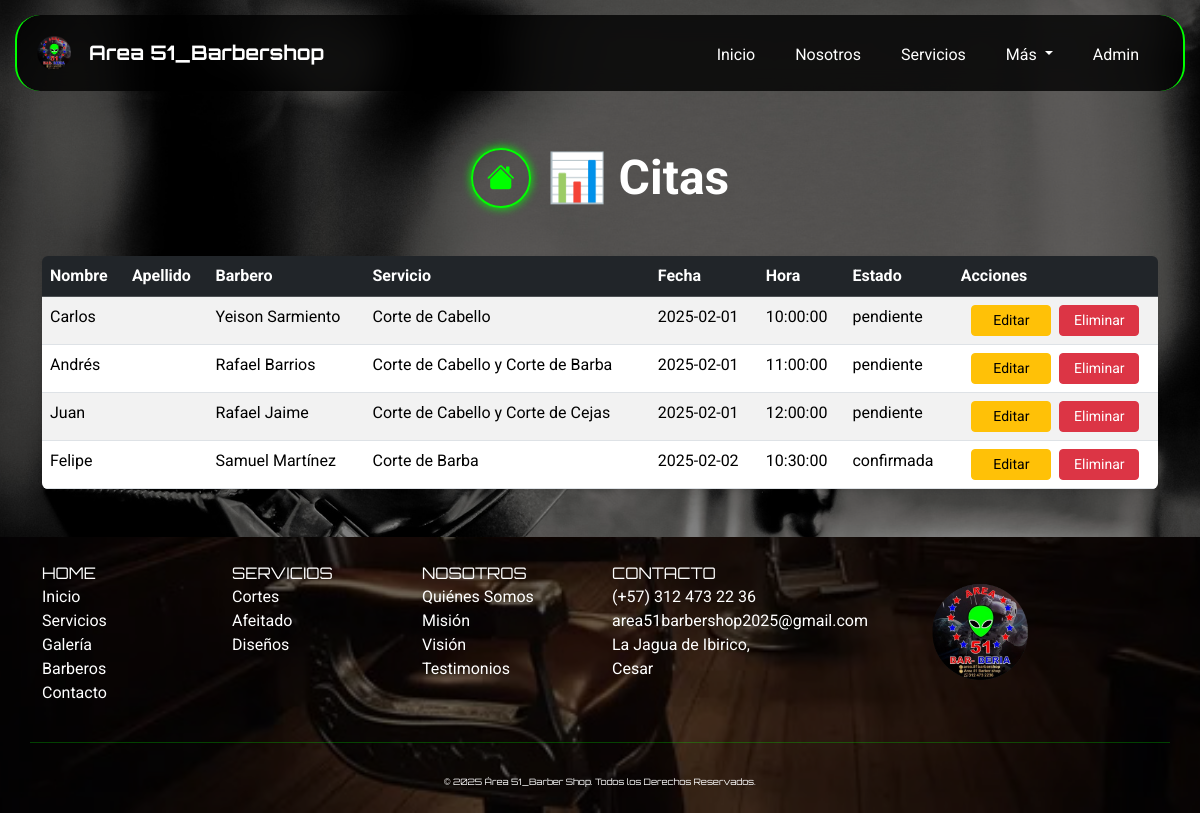
Screenshot of /index.php?page=citas (signed in) with the database file from the repository.
### tables this page shows
CREATE TABLE `citas` (
  `id_cita` INT(11) NOT NULL AUTO_INCREMENT,
  `id_cliente` INT(11) NOT NULL,
  `id_barbero` INT(11) NOT NULL,
  `id_servicio` INT(11) NOT NULL,
  `fecha_cita` DATE NOT NULL,
  `hora_cita` TIME NOT NULL,
  `estado` ENUM('pendiente','confirmada','cancelada','realizada') DEFAULT 'pendiente',
  `fecha_creacion` TIMESTAMP NOT NULL DEFAULT CURRENT_TIMESTAMP,
  PRIMARY KEY (`id_cita`)
);

CREATE TABLE `clientes` (
  `id_cliente` INT(11) NOT NULL AUTO_INCREMENT,
  `nombre` VARCHAR(100) NOT NULL,
  `apellido` VARCHAR(100) NOT NULL,
  `telefono` VARCHAR(20) DEFAULT NULL,
  `correo` VARCHAR(150) DEFAULT NULL,
  `fecha_registro` TIMESTAMP NOT NULL DEFAULT CURRENT_TIMESTAMP,
  PRIMARY KEY (`id_cliente`)
);

CREATE TABLE `barberos` (
  `id_barbero` INT(11) NOT NULL AUTO_INCREMENT,
  `img_barberos` VARCHAR(255) DEFAULT NULL,
  `nombre` VARCHAR(100) NOT NULL,
  `especialidad` VARCHAR(500) NOT NULL,
  `telefono` VARCHAR(20) DEFAULT NULL,
  `fecha_contratacion` DATE DEFAULT NULL,
  PRIMARY KEY (`id_barbero`)
);

CREATE TABLE `servicios` (
  `id_servicio` INT(11) NOT NULL AUTO_INCREMENT,
  `img_servicio` VARCHAR(255) DEFAULT NULL,
  `nombre` VARCHAR(100) NOT NULL,
  `descripcion` TEXT DEFAULT NULL,
  `precio` DECIMAL(10,2) DEFAULT NULL,
  `observacion` VARCHAR(255) DEFAULT NULL,
  PRIMARY KEY (`id_servicio`)
);

### app/controllers/CitasController.php (called while the page is built, shortened)
<?php
require_once __DIR__ . '/../models/Cita.php';
class CitasController {
    private $citaModel;
    public function __construct($db) {
        $this->citaModel = new Cita($db);
    }
    public function index() {
        $citas = $this->citaModel->obtenerTodas();
        require __DIR__ . '/../views/citas/citas.php';
    }
}

### app/models/Cita.php (called while the page is built, shortened)
<?php
class Cita {
    private $db;
    public function __construct($db) {
        $this->db = $db;
    }
    public function obtenerTodas() {
        $sql = "SELECT c.id_cita, c.id_cliente, cl.nombre AS nombre_cliente,
                       c.id_barbero, b.nombre AS nombre_barbero,
                       c.id_servicio, s.nombre AS nombre_servicio,
                       c.fecha_cita, c.hora_cita, c.estado
                FROM citas c
                INNER JOIN clientes cl ON c.id_cliente = cl.id_cliente
                INNER JOIN barberos b ON c.id_barbero = b.id_barbero
                INNER JOIN servicios s ON c.id_servicio = s.id_servicio
                ORDER BY c.fecha_cita, c.hora_cita";
        $stmt = $this->db->prepare($sql);
        $stmt->execute();
        return $stmt->fetchAll(PDO::FETCH_ASSOC);
    }
}

### app/views/citas/citas.php (the view, shortened to what this page needs)
<body>
    <div class="container py-5">
        <div class="d-flex flex-column flex-md-row align-items-center justify-content-center gap-3 mb-5 text-center text-md-start" style="margin-top:100px;">
            <a href="index.php?page=panel" class="btn btn-neon d-flex justify-content-center align-items-center rounded-circle mb-3 mb-md-0" style="width: 60px; height: 60px;"> <i class="bi bi-house-fill fs-3"></i>
            </a> <h1 class="fw-bold display-5 text-white mb-0">📊 Citas</h1>
        </div>
        <div class="table-wrapper rounded shadow-sm" style="max-height:500px; overflow-y:auto;">
                <table class="table table-striped table-hover mb-0">
                    <thead class="table-dark">
                        <tr style="position: sticky; top: 0; z-index: 1;">
                            <th>Nombre</th>
                            <th>Apellido</th>
                            <th>Barbero</th>
                            <th>Servicio</th>
                            <th>Fecha</th>
                            <th>Hora</th>
                            <th>Estado</th>
                            <th>Acciones</th>
                        </tr>
                    </thead>
                    <tbody>
                        <?php if (!empty($citas)): ?>
                            <?php foreach ($citas as $cita): ?>
                                <tr>
                                    <td><?= htmlspecialchars($cita['nombre_cliente'] ?? '') ?></td>
                                    <td><?= htmlspecialchars($cita['apellido_cliente'] ?? '') ?></td>
                                    <td><?= htmlspecialchars($cita['nombre_barbero'] ?? '') ?></td>
                                    <td><?= htmlspecialchars($cita['nombre_servicio'] ?? '') ?></td>
                                    <td><?= htmlspecialchars($cita['fecha_cita'] ?? '') ?></td>
                                    <td><?= htmlspecialchars($cita['hora_cita'] ?? '') ?></td>
                                    <td><?= htmlspecialchars($cita['estado'] ?? '') ?></td>
                                    <td>
                                        <div class="d-flex justify-content-center gap-2">
                                            <a href="index.php?page=editar_cita&id=<?= $cita['id_cita'] ?>" class="btn btn-warning btn-sm" style="width: 80px;">Editar</a>
                                            <a href="index.php?page=eliminar_cita&id=<?= $cita['id_cita'] ?>" class="btn btn-danger btn-sm" style="width: 80px;" onclick="return confirm('¿Seguro que quieres eliminar esta cita?')">Eliminar</a>
                                        </div>
                                    </td>
                                </tr>
                            <?php endforeach; ?>
                        <?php else: ?>
                            <tr>
                                <td colspan="8" class="text-center">No hay citas registradas</td>
                            </tr>
                        <?php endif; ?>
                    </tbody>
                </table>
            </div>
        </div>
<main>

### app/views/plantillas/header.php (shortened to what this page needs)
<!DOCTYPE html>
<html lang="es">
<head>
    <link href="https://cdn.jsdelivr.net/npm/bootstrap@5.3.3/dist/css/bootstrap.min.css" rel="stylesheet">
    <link rel="stylesheet" href="https://cdnjs.cloudflare.com/ajax/libs/font-awesome/6.0.0-beta3/css/all.min.css">
    <link rel="stylesheet" href="https://cdn.jsdelivr.net/npm/bootstrap-icons@1.11.1/font/bootstrap-icons.css">
    <link rel="stylesheet" href="public/css/style.css">
</head>
<body>
    <nav class="navbar navbar-expand-lg bg-body-tertiary fixed-top" style="margin: 15px;border-radius: 25px;
        border-inline: 2px solid #00ff00;">
        <div class="container-fluid">
            <a class="navbar-brand">
                <img src="public/img/logo.png" alt="Logo Área51_Barbería" class="img-fluid text-white" style="height: 50px;width: 50px;">
                <strong class="text-white">Area 51_Barbershop</strong>
            </a>
            <div class="collapse navbar-collapse" id="navbarNavDropdown">
                <ul class="navbar-nav ms-auto">
                    <li class="nav-item me-4">
                        <a class="nav-link text-white" href="index.php?page=home#inicio">Inicio</a>
                    </li>
                    <li class="nav-item me-4">
                        <a class="nav-link text-white" href="index.php?page=home#nosotros">Nosotros</a>
                    </li>
                    <li class="nav-item me-4">
                        <a class="nav-link text-white" href="index.php?page=home#servicios">Servicios</a>
                    </li>
                    <li class="nav-item dropdown me-4">
                        <a class="nav-link dropdown-toggle text-white" role="button" data-bs-toggle="dropdown"
                            aria-expanded="false">
                            Más
                        </a>
                    </li>
                    <li class="nav-item me-4">
                        <a class="nav-link text-white" href="index.php?page=login">Admin</a>
                    </li>
                </ul>
            </div>
        </div>
    </nav>
<main>

### index.php (shortened to what this page needs)
<?php
require_once __DIR__ . '/config/database.php';
require_once __DIR__ . '/app/models/Cita.php';
require_once __DIR__ . '/app/models/Dashboard.php';
require_once __DIR__ . '/app/controllers/CitasController.php';
require_once __DIR__ . '/app/controllers/ServicioController.php';
$citasController = new CitasController($db);
$page = $_GET['page'] ?? 'home';
include __DIR__ . '/app/views/plantillas/header.php';
switch ($page) {
    case 'citas':
        $citasController->index();
        break;
}
include __DIR__ . '/app/views/plantillas/footer.php';

### app/views/plantillas/footer.php (shortened to what this page needs)
    <footer class="py-4 footer" style=" color: white;">
        <div class="container">
            <div class="row text-center text-md-start">
                <div class="col-md-2 mb-3">
                    <p class="navbar-brand mb-0">HOME</p>
                    <ul class="list-unstyled">
                        <li><a href="index.php?page=home#inicio" style="color: white; text-decoration: none;">Inicio</a></li>
                        <li><a href="index.php?page=home#servicios" style="color: white; text-decoration: none;">Servicios</a></li>
                        <li><a href="index.php?page=home#galeria" style="color: white; text-decoration: none;">Galería</a></li>
                        <li><a href="index.php?page=home#barberos" style="color: white; text-decoration: none;">Barberos</a></li>
                        <li><a href="index.php?page=home#contacto" style="color: white; text-decoration: none;">Contacto</a></li>
                    </ul>
                </div>
                <div class="col-md-2 mb-3">
                    <p class="navbar-brand mb-0">SERVICIOS</p>
                    <ul class="list-unstyled">
                        <li><a href="index.php?page=home#servicios" style="color: white; text-decoration: none;">Cortes</a></li>
                        <li><a href="index.php?page=home#servicios" style="color: white; text-decoration: none;">Afeitado</a></li>
                        <li><a href="index.php?page=home#servicios" style="color: white; text-decoration: none;">Diseños</a></li>
                    </ul>
                </div>
                <div class="col-md-2 mb-3">
                    <p class="navbar-brand mb-0">NOSOTROS</p>
                    <ul class="list-unstyled">
                        <li><a href="index.php?page=home#nosotros" style="color: white; text-decoration: none;">Quiénes Somos</a></li>
                        <li><a href="index.php?page=home#nosotros" style="color: white; text-decoration: none;">Misión</a></li>
                        <li><a href="index.php?page=home#nosotros" style="color: white; text-decoration: none;">Visión</a></li>
                        <li><a href="index.php?page=home#testimonios" style="color: white; text-decoration: none;">Testimonios</a></li>
                    </ul>
                </div>
                <div class="col-md-2 mb-3">
                    <p class="navbar-brand mb-0">CONTACTO</p>
                    <ul class="list-unstyled">
                        <li><a href="tel:+57 312 292 30 91" style="color: white; text-decoration: none;">(+57) 312 473
                                22 36</a></li>
                        <li><a href="https://mail.google.com/mail/?view=cm&fs=1&to=area51barbershop2025@gmail.com"
                                target="_blank"
                                style="color: white; text-decoration: none;">area51barbershop2025@gmail.com</a></li>
                        <li><a style="color: white; text-decoration: none;">La Jagua de Ibirico, Cesar</a></li>
                    </ul>
                </div>
                <div class="col-md-4 mb-3 text-center">
                    <img src="public/img/logo.png" alt="Área 51_Barber Shop"
                        style="width: 40%; height: inherit; margin-bottom: 15px;">
                </div>
                <hr style="border-top: 1px solid #00ff00;">
                <div class="text-center mt-3">
                    <p class="navbar-brand mb-0" style="justify-content: center;font-size: 0.55rem;">
                        &copy; 2025 Área 51_Barber Shop. Todos los Derechos Reservados.</p>
                </div>
            </div>
    </footer>
</body>
</html>

### public/css/style.css (style rules this page uses)
body { background-image: url(../img/fondo_body.jpg); height: 600px; background-size: cover; background-position: center; background-repeat: no-repeat; background-attachment: fixed; position: relative; font-family: 'Roboto', sans-serif; background-color: #000; color: #fff; margin: 0; padding: 0; width: 100%; align-items: center; justify-content: center; }
body::before { content: ''; position: fixed; top: 0; left: 0; width: 100%; height: 100%; background-color: rgba(0, 0, 0, 0.5); z-index: -1; }
html { scroll-behavior: smooth; width: 100%; }
.navbar { background-color: rgba(0, 0, 0, 0.8) !important; backdrop-filter: blur(10px); }
.navbar-brand { font-family: 'Orbitron', sans-serif; display: flex; align-items: center; }
.navbar-brand img { width: 40px; height: 40px; margin-right: 10px; }
.navbar-nav .nav-link { position: relative; padding-bottom: 5px }
.btn-neon { color: #00ff00; border: 2px solid #00ff00; background-color: transparent; box-shadow: 0 0 10px #00ff00; transition: all 0.3s ease; }
.footer { background-image: url(../img/misión.jpg); background-size: cover; background-position: center; background-repeat: no-repeat; background-attachment: fixed; position: relative; font-family: 'Roboto', sans-serif; color: #fff; margin: 0; padding: 0; width: 100%; display: flex; align-items: center; justify-content: center; min-height: 200px; z-index: 1; }
.footer::before { content: ""; position: absolute; top: 0; left: 0; width: 100%; height: 100%; background: rgba(0, 0, 0, 0.6); z-index: 0; }
.footer * { position: relative; z-index: 1; }
img { height: 80%; width: 80%; transition: transform 0.3s ease; }

### rows the page displays
citas: id_cliente.nombre "Carlos", id_barbero.nombre "Yeison Sarmiento", id_servicio.nombre "Corte de Cabello", fecha_cita "2025-02-01", hora_cita "10:00:00", estado "pendiente"
citas: id_cliente.nombre "Andrés", id_barbero.nombre "Rafael Barrios", id_servicio.nombre "Corte de Cabello y Corte de Barba", fecha_cita "2025-02-01", hora_cita "11:00:00", estado "pendiente"
citas: id_cliente.nombre "Juan", id_barbero.nombre "Rafael Jaime", id_servicio.nombre "Corte de Cabello y Corte de Cejas", fecha_cita "2025-02-01", hora_cita "12:00:00", estado "pendiente"
citas: id_cliente.nombre "Felipe", id_barbero.nombre "Samuel Martínez", id_servicio.nombre "Corte de Barba", fecha_cita "2025-02-02", hora_cita "10:30:00", estado "confirmada"
